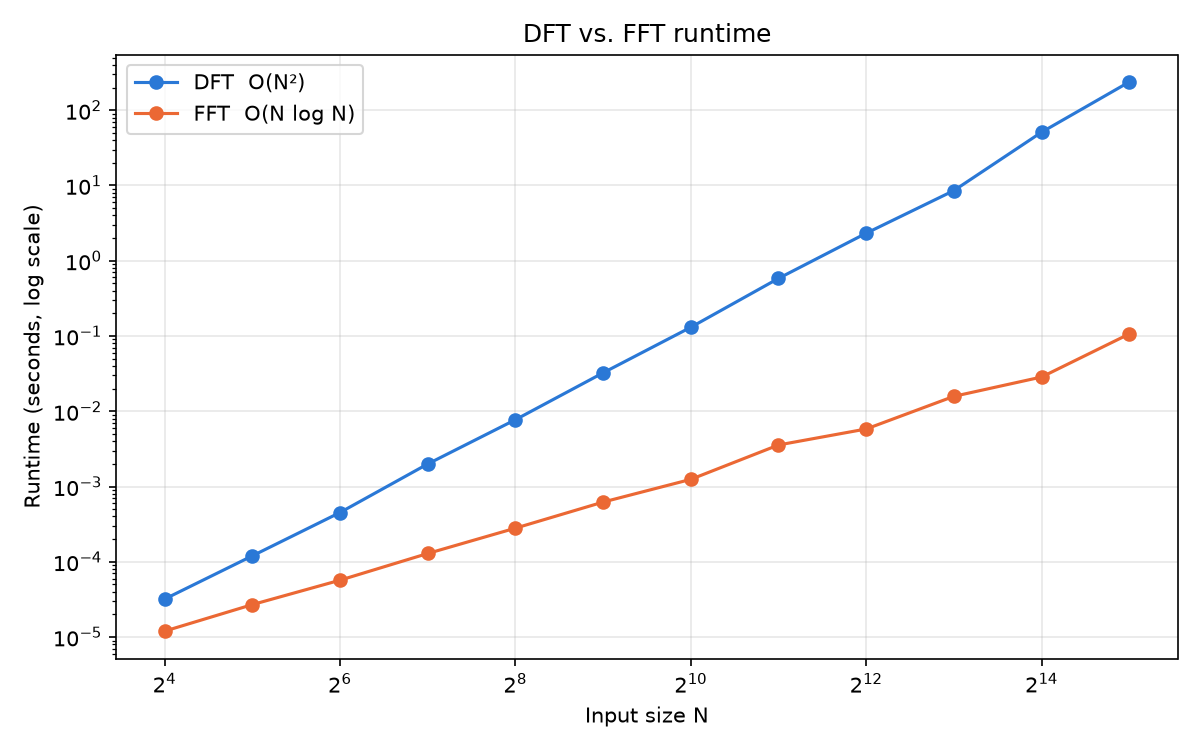

The Python source for this figure:
"""Plot the DFT vs. FFT timings in benchmark_results.csv (measured with test.py)."""

import csv

import matplotlib.pyplot as plt

with open("benchmark_results.csv", encoding="utf-8") as f:
    rows = list(csv.DictReader(f))

ns = [int(row["n"]) for row in rows]
dft_times = [float(row["dft_seconds"]) for row in rows]
fft_times = [float(row["fft_seconds"]) for row in rows]

plt.figure(figsize=(8, 5))
plt.plot(ns, dft_times, marker="o", color="#2a78d6", label="DFT  O(N²)")
plt.plot(ns, fft_times, marker="o", color="#eb6834", label="FFT  O(N log N)")
plt.xscale("log", base=2)
plt.yscale("log")
plt.xlabel("Input size N")
plt.ylabel("Runtime (seconds, log scale)")
plt.title("DFT vs. FFT runtime")
plt.legend()
plt.grid(True, alpha=0.3)
plt.tight_layout()
plt.savefig("benchmark.png", dpi=150)
